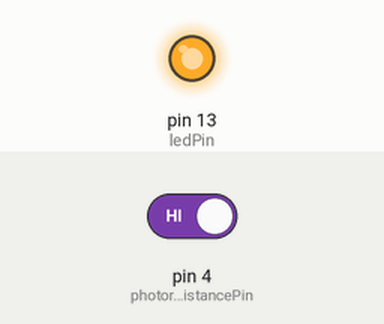
Recording of a sketch running on a simulated Arduino Uno, built with avr-gcc and run on an emulated ATmega328P. Shown: output pins drawn as LEDs (lit = HIGH). Inputs (shaded band) come from the test bench; at power-on: pin 4 (photoresistancePin) HIGH.

Above: at 1.2 s.
1.3 s: pin 4 (photoresistancePin) driven LOW
At 2.5 s:
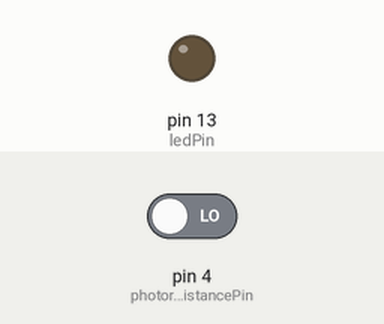
2.8 s: pin 4 (photoresistancePin) driven HIGH
At 3.7 s:
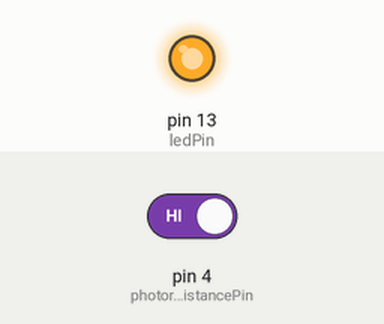
Timing chart, 0 to 5.8 s (numbered marks = the images above; inputs shaded):
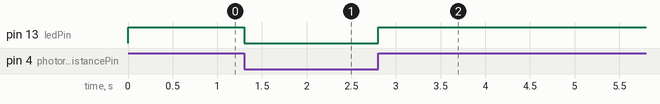

The sketch:

photoconductive_cell_sensor_test.ino
```cpp
//photoconductive cell sensor test

int photoresistancePin = 4;
int ledPin = 13;

void setup() {
  pinMode(ledPin, OUTPUT);
}

void loop() {
  if (digitalRead(photoresistancePin) == LOW) {
    digitalWrite(ledPin, LOW);
  }
  else {
    digitalWrite(ledPin, HIGH);
  }
}
```

Measured:
- after the input at 1.3 s, pin 13 (ledPin): HIGH → LOW at once
- after the input at 2.8 s, pin 13 (ledPin): LOW → HIGH at once
